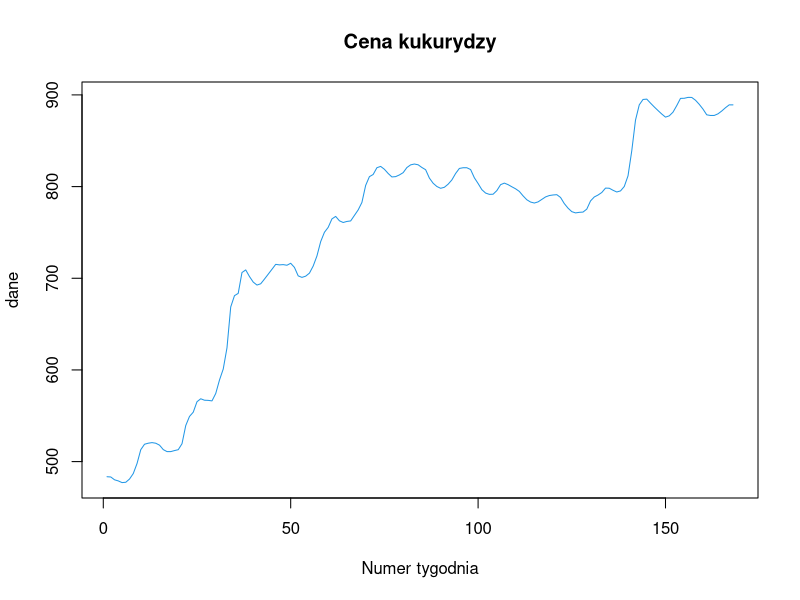
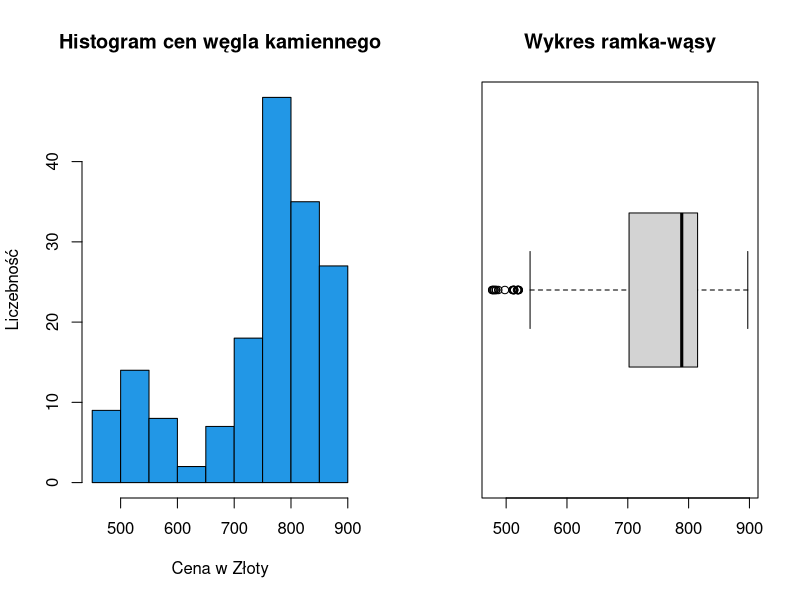

Write the R code that produced these figures, in order.
## ---- chunk 1
knitr::opts_chunk$set(echo = TRUE)
## ---- chunk 2
library(tidyverse)
library(readxl)
library(forecast)
## ---- chunk 3
dane <- read_excel("wegiel_kamienny_szereg.xlsx", range = "TABLICA!C4:FN6")

dane <- as.vector(dane[2, ])
dane <- as.numeric(unlist(dane))
## ---- chunk 4
macierz <- matrix(dane, ncol = 14, byrow = TRUE)
## ---- chunk 5
dane <- as.vector(macierz)
t <- 1:length(dane)
## ---- chunk 6
plot(y=dane,x=t,col=4, main ="Cena kukurydzy", type ="l", xlab = "Numer tygodnia" )
## ---- chunk 7
par(mfrow = c(1, 2)) 


hist(dane, breaks = 15, col = 4, main = "Histogram cen węgla kamiennego",
     xlab = "Cena w Złoty", ylab = "Liczebność", prob = FALSE)


boxplot(dane, col = "lightgrey", main = "Wykres ramka-wąsy", horizontal = TRUE)

par(mfrow = c(1, 1))  
